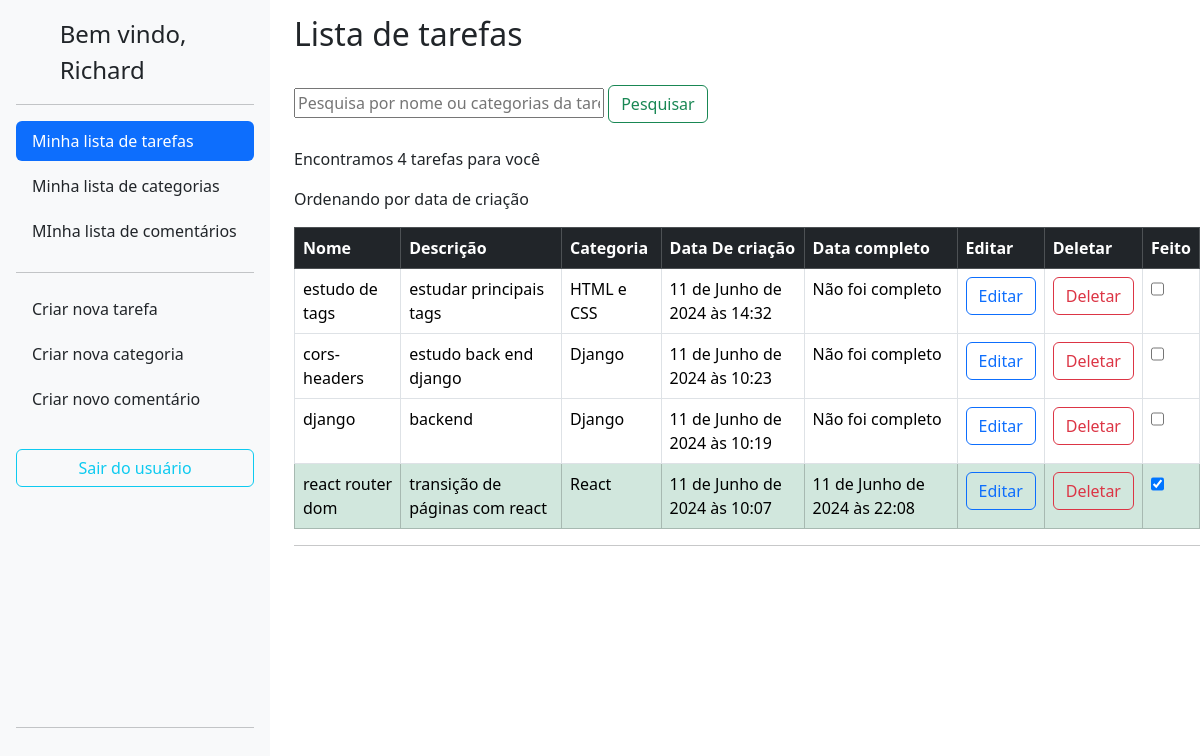
Before: / (signed in) with the older database file.
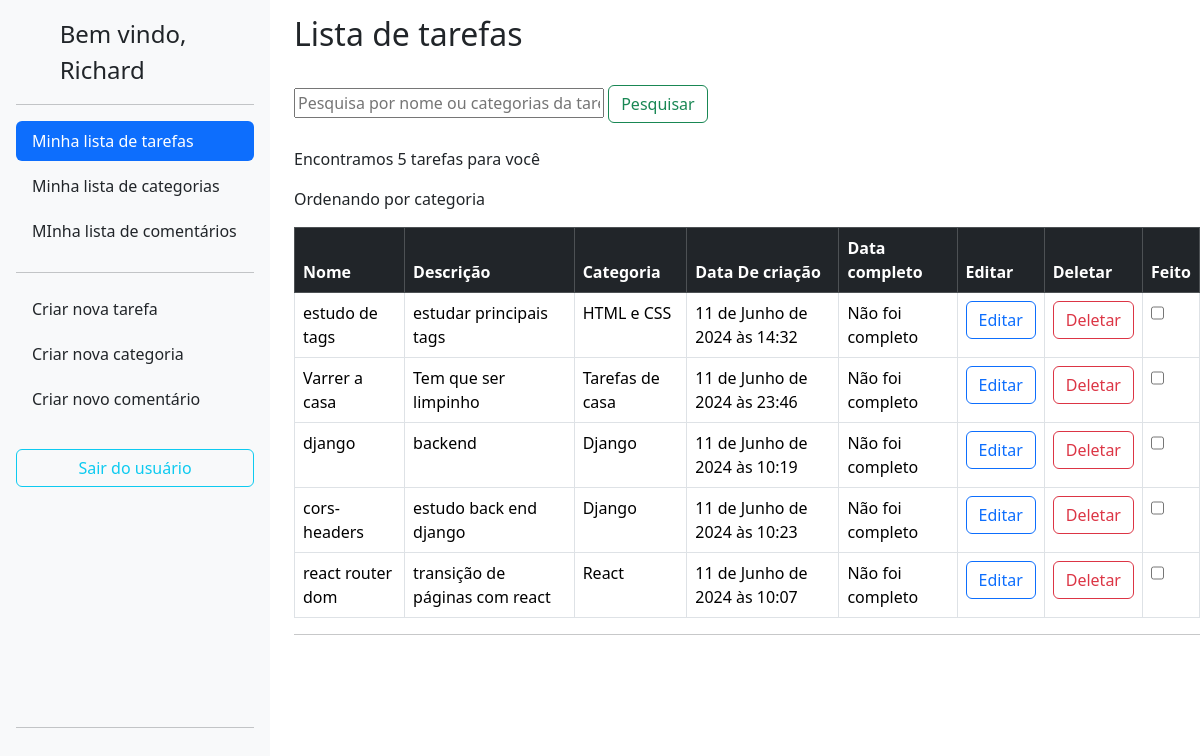
After: the same page with the newer database file.
### lizetest/accounts/models.py (models this page shows, shortened)
class User(AbstractBaseUser, PermissionsMixin):
	username = models.CharField(
		_('username'),
		max_length=150,
		unique=True,
		help_text=('150 caracteres ou menos. Letras, números e @/./+/-/_ apenas.'),
		error_messages={
			'unique': _("A user with that username already exists."),
		},
		null=True,
		blank=True
	)
	name = models.CharField(_('name'), max_length=100, blank=True)
	email = models.EmailField(_('email address'), unique=True)
	is_staff = models.BooleanField(
		_('staff status'),
		default=False,
		help_text=_('Designates whether the user can log into this admin site.'),
	)
	is_active = models.BooleanField(
		_('active'),
		default=True,
		help_text=_(
			'Designates whether this user should be treated as active. '
			'Unselect this instead of deleting accounts.'
		),
	)
	filtro = models.CharField(max_length=50,default='created_at')
	objects = UserManager()
	EMAIL_FIELD = 'email'
	USERNAME_FIELD = 'username'
	REQUIRED_FIELDS = ['email']
	class Meta:
		verbose_name = 'usuário'
		verbose_name_plural = 'usuários'

### lizetest/todo/models.py (models this page shows, shortened)
class Task(BaseModel):
    title = models.CharField(max_length=255,verbose_name="Título")
    description = models.TextField(verbose_name='Descrição')
    category = models.ForeignKey(Category, on_delete=models.CASCADE,verbose_name="Categoria")
    completion_date = models.DateTimeField(null=True, blank=True)
    completed = models.BooleanField(default=False)
    author = models.ForeignKey(User,on_delete=models.CASCADE,blank=True)

### lizetest/category/models.py (models this page shows)
class Category(BaseModel):
    name = models.CharField(max_length=255,verbose_name="Nome")
    author = models.ForeignKey(User,on_delete=models.CASCADE,blank=True)
    def __str__(self):
        return self.name

### lizetest/todo/views.py (the view, shortened to what this page needs)
# urls.py: path('', TaskListView.as_view(), name='task_list'),
class TaskListView(ListView, BaseViews):
    model = Task
    template_name = 'task_list.html'
    def get_queryset(self):
        queryset = Task.objects.filter(author=self.request.user)
        query = self.request.GET.get('query_task')
        if query:
            queryset = queryset.filter(
                Q(title__icontains=query) |
                Q(category__name__icontains=query)
            )
        return queryset
    def get_context_data(self, **kwargs):
        context = super().get_context_data(**kwargs)
        context['number_tasks'] = self.get_queryset().count()
        context['user'] = self.request.user.username
        filtro_select = {
            "title": "Ordenando por nome",
            "description":"Ordenando por descrição",
            "category":"Ordenando por categoria",
            "created_at":"Ordenando por data de criação",
            "completion_date": "Ordenando por task completa",
        }
        context['filtro'] = filtro_select[self.request.user.filtro]
        query = self.request.GET.get('query_task')
        if self.request.user.filtro == "created_at":
            context['tasks'] = Task.objects.filter(
                author=self.request.user.id).all().order_by('-created_at')
        elif self.request.user.filtro == "category":
            context['tasks'] = Task.objects.filter(
                author=self.request.user.id).all().order_by('-category__created_at')
        else:
            context['tasks'] = Task.objects.filter(
                author=self.request.user.id).all().order_by(self.request.user.filtro)
        return context

### lizetest/core/models.py (called while the page is built)
    def dispatch(self, request, *args, **kwargs):
        if not request.user.is_authenticated:
            return redirect('accounts:login')
        return super().dispatch(request, *args, **kwargs)

### lizetest/todo/templates/task_list.html (shortened to what this page needs)
{% extends 'base.html' %}
  {% block content %}
  <div class="row">
    <div class="col-auto">
      {% include 'sidebar.html' %}
    </div>
    <div class="col">
      <h2 style="padding-top: 15px;">Lista de tarefas</h2><br>
      <form method="GET" action="{% url 'todo:task_list' %}">
        <input type="text" name="query_task" placeholder="Pesquisa por nome ou categorias da tarefa"
          style="width: 100%;max-width: 310px;">
        <button type="submit" class="btn btn-outline-success">Pesquisar</button>
      </form><br>
      <p>Encontramos {{number_tasks}} tarefas para você</p>
      <p>{{filtro}}</p>
      <table class="table table-bordered">
        <thead>
          <tr class="table-dark">
            <th onclick="alterfilter(this)" class="filter-header" data-field="title" scope="col" style="cursor: pointer;">Nome</th>
            <th scope="col" onclick="alterfilter(this)" class="filter-header" data-field="description" style="cursor: pointer;">Descrição</th>
            <th scope="col" onclick="alterfilter(this)" class="filter-header" data-field="category" style="cursor: pointer;">Categoria</th>
            <th scope="col" onclick="alterfilter(this)" class="filter-header" data-field="created_at" style="cursor: pointer;">Data De criação</th>
            <th scope="col" onclick="alterfilter(this)" class="filter-header" data-field="completion_date" style="cursor: pointer;">Data completo</th>
            <th scope="col">Editar</th>
            <th scope="col">Deletar</th>
            <th scope="col">Feito</th>
          </tr>
        </thead>
        <tbody>
          {% for task in tasks %}
          <tr class="{% if task.completed %}table-success{% endif %}">
            <td> {{task.title}}</td>
            <td>{{task.description}}</td>
            <td>{{task.category}}</td>
            <td>{{task.created_at}}</td>
            <td>{% if task.completion_date == None %}Não foi completo{% else %}{{task.completion_date}}{% endif %}</td>
            <td>
              <a href="{% url 'todo:task_edit' pk=task.pk %}">
                <button type="button" class="btn btn-outline-primary">Editar</button>
              </a>
            </td>
            <td>
              <a>
                <button type="button" class="btn btn-outline-danger btn-delete" data-task-id="{{ task.pk }}" data-task-name="{{task.title}}" is-completed="{% if task.completed %}true{% else %}false{% endif %}"
                >Deletar</button>
              </a>
            </td>
            <td>
              <input data-task-id="{{ task.pk }}" class="form-check" type="checkbox" id="flexSwitchCheckChecked"  {% if task.completed %}checked{% endif %}>
            </td>
          </tr>
          {% endfor %}
        </tbody>
      </table>
      <hr>
    </div>
  </div>
{% endblock %}

### lizetest/core/templates/base.html (shortened to what this page needs)
<!DOCTYPE html>
<html lang="pt-br">
<head>
    <link href="https://cdn.jsdelivr.net/npm/bootstrap@5.3.3/dist/css/bootstrap.min.css" rel="stylesheet"
>
</head>
<body style="overflow-x: hidden;">
    {% block content %}
    {% endblock content %}
</body>
</html>

### lizetest/core/templates/sidebar.html (shortened to what this page needs)
<div class="d-flex flex-column flex-shrink-0 p-3 bg-light" style="width:270px; height: 95vh;">
    <a href="/" class="d-flex align-items-center mb-3 mb-md-0 me-md-auto link-dark text-decoration-none">
        <svg class="bi me-2" width="40" height="32">
            <use xlink:href="#bootstrap" />
        </svg>
        <span class="fs-4">Bem vindo, {{user}}</span>
    </a>
    <hr>
    <ul class="nav nav-pills flex-column mb-auto">
        <li class="nav-item">
            <a href="{% url 'todo:task_list' %}"
                class="nav-link {% if request.resolver_match.url_name == 'task_list' %}active{% else %}link-dark{% endif %}"
                aria-current="page">
                Minha lista de tarefas
            </a>
        </li>
        <li>
            <a href="{% url 'category:category_list' %}"
                class="nav-link {% if request.resolver_match.url_name == 'category_list' %}active{% else %}link-dark{% endif %}">
                Minha lista de categorias
            </a>
        </li>
        <li>
            <a href="{% url 'comments:comments_list' %}"
                class="nav-link {% if request.resolver_match.url_name == 'comments_list' %}active{% else %}link-dark{% endif %}">
                MInha lista de comentários
            </a>
        </li>
        <hr>
        <li>
            <a href="{% url 'todo:task_create' %}" class="nav-link link-dark"
                onmouseover="this.className='nav-link active'" onmouseout="this.className='nav-link link-dark'">
                Criar nova tarefa
            </a>
        </li>
        <li>
            <a href="{% url 'category:category_create' %}" class="nav-link link-dark"
                onmouseover="this.className='nav-link active'" onmouseout="this.className='nav-link link-dark'">
                Criar nova categoria
            </a>
        </li>
        <li style="padding-bottom: 30px;">
            <a href="{% url 'comments:comments_create' %}" class="nav-link link-dark"
                onmouseover="this.className='nav-link active'" onmouseout="this.className='nav-link link-dark'">
                Criar novo comentário
            </a>
        </li>
        <button type="button" class="btn btn-outline-info" id="btn-signout"> Sair do usuário </button>
    </ul>
    <hr>
</div>

### lizetest/core/templates/base.html (style rules this page uses)
li { padding-bottom: 5px; }

Changed rows visible on the page:
added Task: title "Varrer a casa", description "Tem que ser limpinho", category "Tarefas de casa", created_at "11 de Junho de 2024 às 23:46", shows "Não foi completo"
changed Task "django": moves up the list
changed Task "react router dom": completed "☑" → "☐"; completion_date "11 de Junho de 2024 às 22:08" → (not shown); now shows "Não foi completo"
Other visible differences:
{{ number_tasks }}: "4" → "5"
{{ filtro }}: "Ordenando por data de criação" → "Ordenando por categoria"
